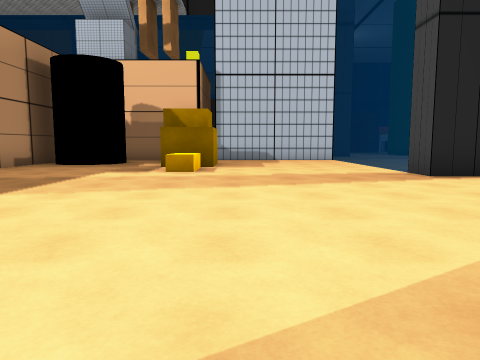
[1] (above)

24 first-person views from a walk through a 3-D level made in the Unity game engine. The camera is 1.2 m above the floor, tilts 6° down and sees 70° across. The floor is counted in squares, 2 m on a side. Each view is taken from the middle of a square. On the plan, view 1 faces up. The plan holds only what a view shows up to about 10 squares ahead; the rest is blank. The place goes on beyond the plan. The player is left out. Some surface patterns are stand-ins.

[2]
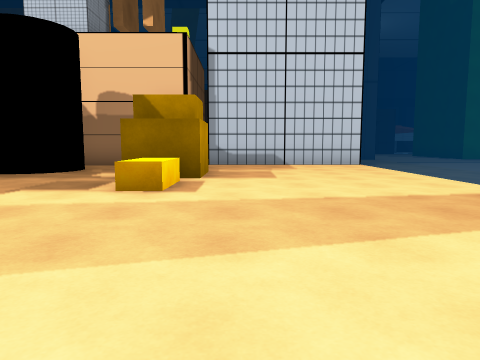

[3]
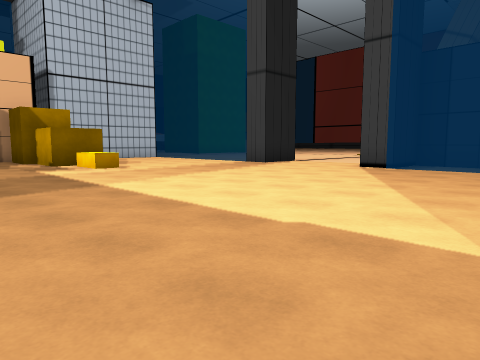

[4]
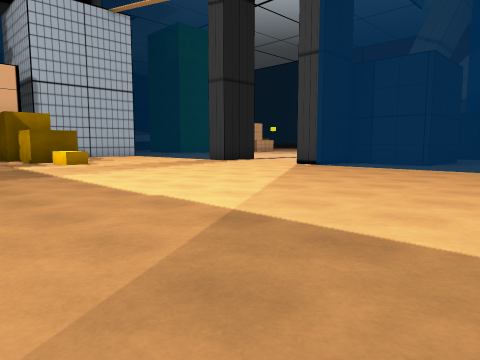

[5]
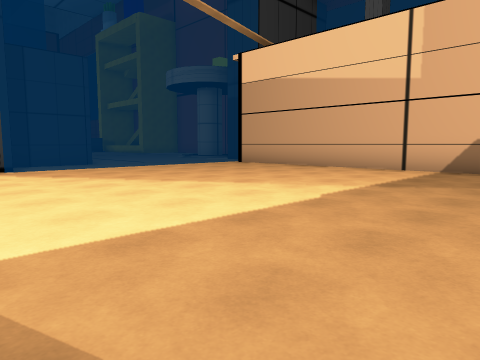

[6]
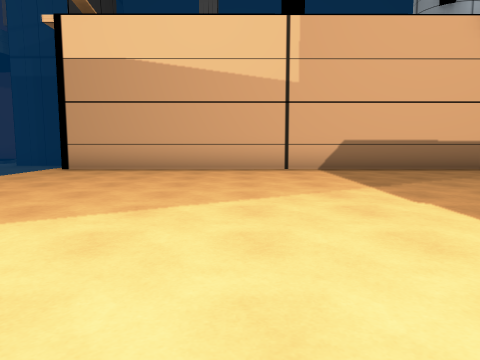

[7]
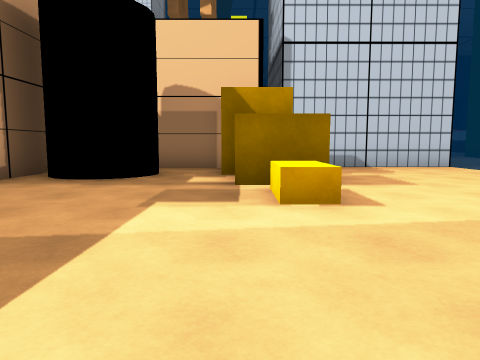

[8]
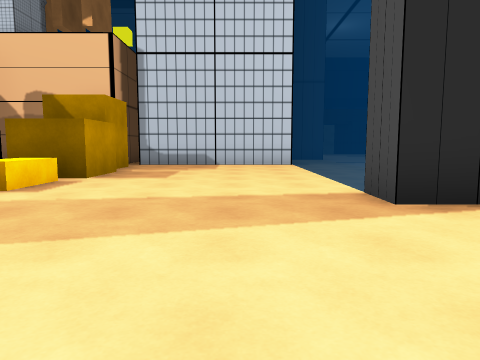

[9]
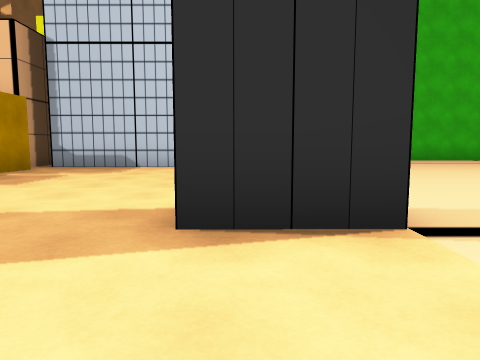

[10]
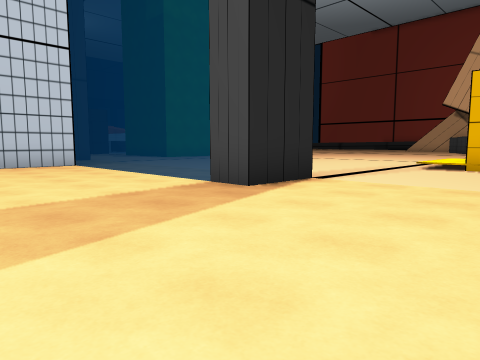

[11]
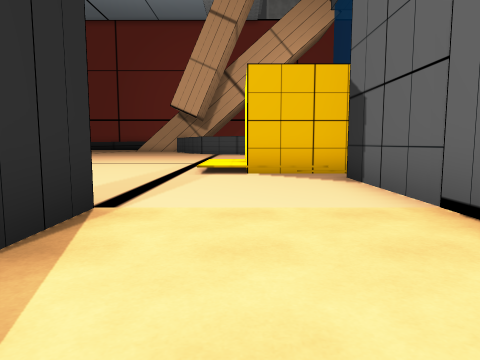

[12]
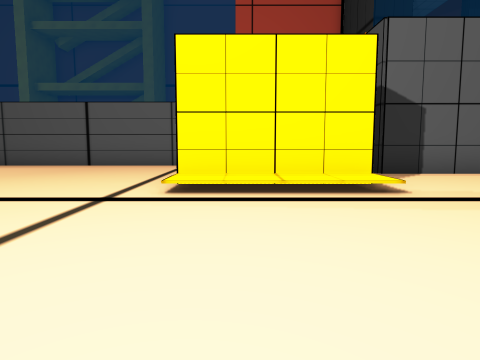

[13]
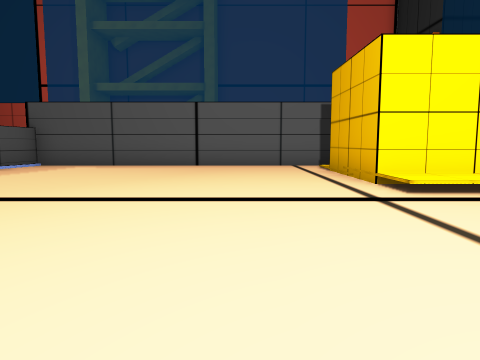

[14]
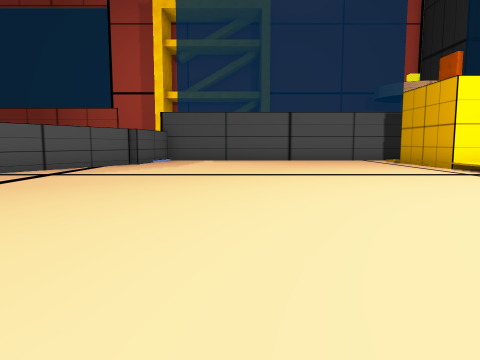

[15]
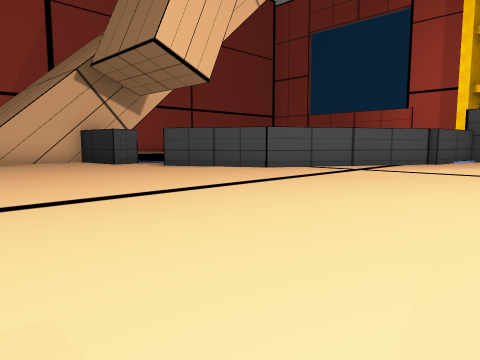

[16]
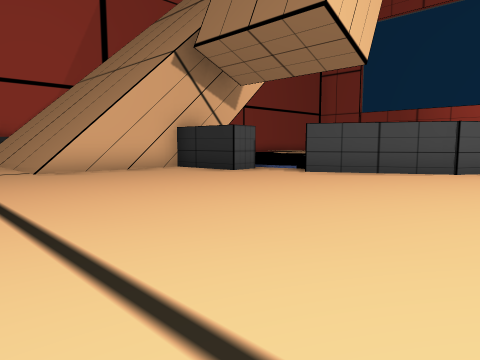

[17]
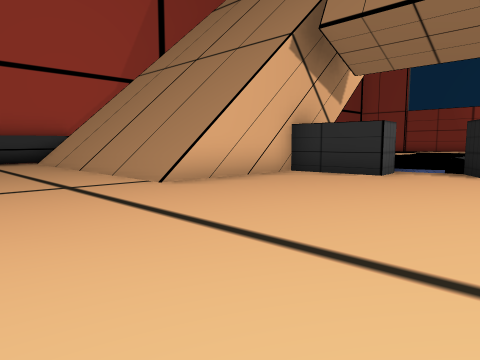

[18]
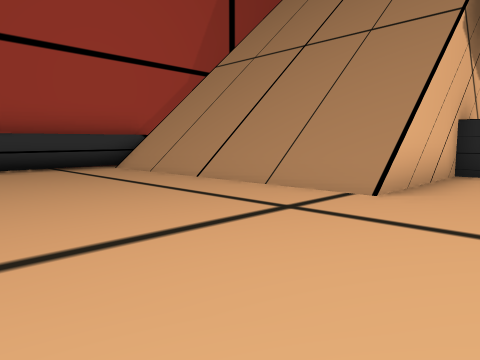

[19]
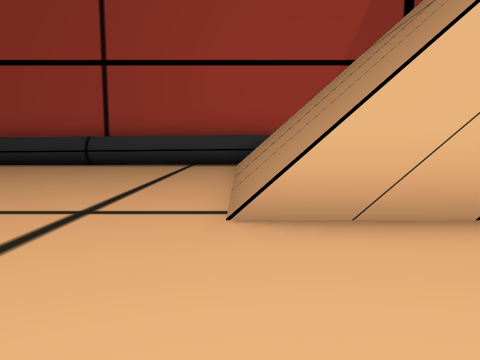

[20]
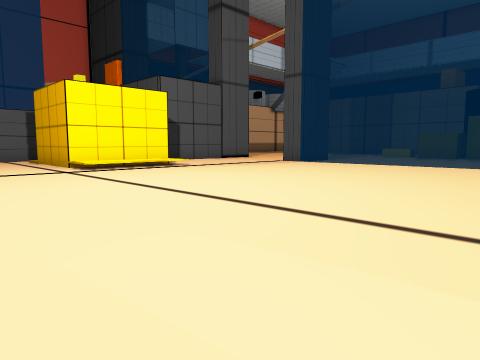

[21]
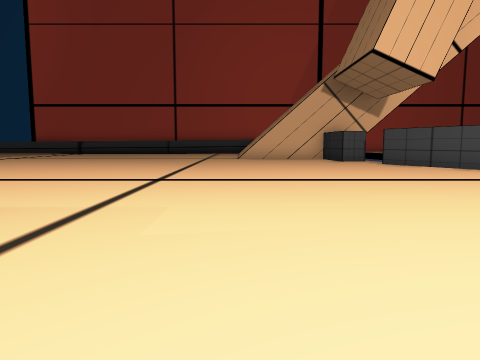

[22]
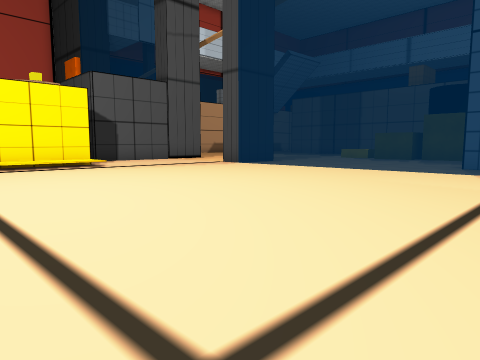

[23]
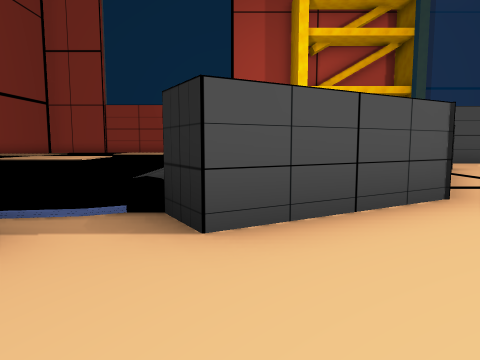

[24]
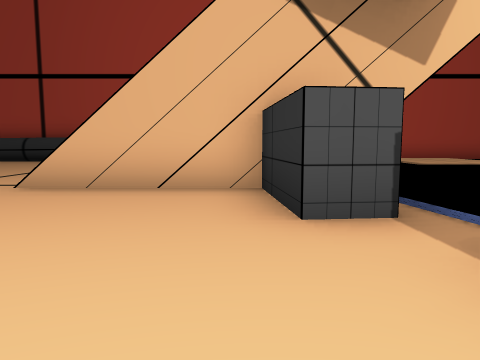

### Floor plan
Key: @ floor where view 1 was taken; # wall or solid block; . main floor; : floor 0.25 m higher than the main floor; / step, stairs or slope; B block.
Columns run from 5 left of view 1 to 36 right of it. Each row starts with its distance up from view 1.
 17                          ...... .........#
 16                         .................#
 15                ....   ...................#
 14     #      ..............................#
 13 ########## .......................///////#
 12  ..##....  .......................///////#
 11  #.##....  .......................///////
 10   .##....  .......................///////
  9 ...##....  .....................###//////
  8 ....B....  ..................##/: /////
  7 .........##.................##
  6  .............////.........##        //
  5  ............./::/.........#         /::
  4 ..............####........##          ::
  3 .........######  #.......##
  2 .........##      /.......#
  1 ......... #      /.......#
  0 .....@... ##    ##########
 -1 .........
 -2 .........
 -3 .........
 -4 #########

Positions as (right, up) in squares from view 1, and headings:
1: (0, 0), facing up
2: (0, 3), facing up
3: (-5, -1), facing up-right
4: (-5, -3), facing up-right
5: (-5, 4), facing down-right
6: (-1, 4), facing down
7: (-2, 4), facing up
8: (2, 3), facing up
9: (4, 4), facing up
10: (0, 3), facing up-right
11: (2, 5), facing right
12: (11, 10), facing down
13: (14, 10), facing down
14: (17, 13), facing down
15: (17, 14), facing down-right
16: (21, 15), facing down-right
17: (24, 16), facing down-right
18: (27, 17), facing down-right
19: (26, 13), facing right
20: (15, 14), facing down-left
21: (15, 13), facing right
22: (13, 15), facing down-left
23: (25, 11), facing down
24: (24, 10), facing right
